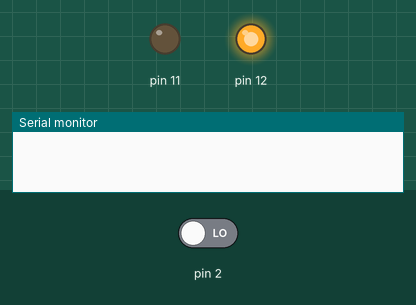
The sketch below on a simulated Arduino Uno, built with avr-gcc and run on an emulated ATmega328P. Parts: output pins drawn as LEDs (lit = HIGH), the last lines printed to the serial monitor. The inputs (shaded band) are chosen by the test bench; at power-on: pin 2 LOW.

Above: at 0.06 s.
1.3 s: pin 2 driven HIGH
At 2.2 s:
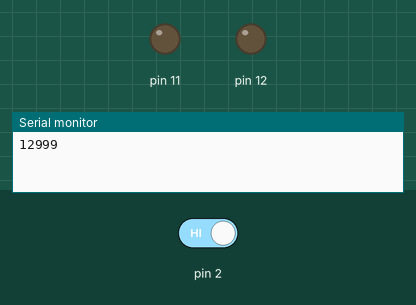
At 2.55 s:
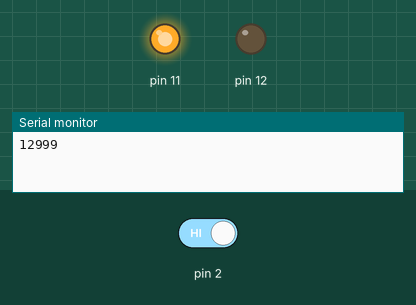
Timing chart, 0 to 10.3 s (numbered marks = the images above; inputs shaded):
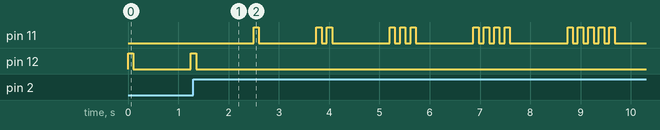

Measured:
- after the input at 1.3 s, pin 11: LOW → HIGH after 1.2 s, → LOW 0.10 s later, → HIGH 1.1 s later, → LOW 0.10 s later, … (30 changes in this stretch); pin 12: goes on until 1.4 s, then stays LOW

The sketch:

w5s1p1.ino
```cpp
/*
 * w6s2p1.c
 *
 * Created: 2/2/2018 6:01:01 AM
 * Author : dcstanc
 */

#include <avr/io.h>
#include <avr/interrupt.h>
#include <util/delay.h>

#define LED_DELAY 100

// The turn variable decides whose turn it is to go now.
static volatile int turn=0;

// The _timerTicks variable maintains a count of how many 100us ticks have passed by.
static unsigned long _timerTicks = 0;

// Our last time and current time variables
static unsigned long _lastTime = 0;
static unsigned long _currentTime = 0;


// The THRESHOLD value for debouncing
#define THRESHOLD   50  // We are using 100us ticks so this is equivalent to 5 ms.

// Our INT0 ISR just flips the turn variable
ISR(INT0_vect)
{
  // Modify this ISR to do switch debouncing
  _currentTime = _timerTicks;
  Serial.println(_currentTime - _lastTime);
  if (_currentTime - _lastTime > THRESHOLD){
    _lastTime = _currentTime;
    turn = 1- turn;
  }
}

// Uncomment and properly declare the ISR below for timer 2


ISR(TIMER2_COMPA_vect)
{
  _timerTicks++;
}


// Flash the green LED
void flashGreen()
{
  int count=1;
  int i;

  while(turn==0)
  {
    for(i=0; i<count && turn==0; i++)
    {
      // Switch green LED at pin 12 on. Pin 12 is PB4
      PORTB |= 0b00010000;

      // Delay 250ms
      _delay_ms(LED_DELAY);

      PORTB &= 0b11101111;
      _delay_ms(LED_DELAY);
    }

    _delay_ms(1000);
    count++;
  }
}

void flashRed()
{
  int count=1;
  int i;

  while(turn==1)
  {
    for(i=0; i<count && turn==1; i++)
    {
      // Switch green LED at pin 12 on. Pin 12 is PB4
      PORTB |= 0b00001000;

      // Delay 250ms
      _delay_ms(LED_DELAY);

      PORTB &= 0b11110111;
      _delay_ms(LED_DELAY);
    }

    _delay_ms(1000);
    count++;
  }
}

// Timer set up function.
void setupTimer()
{
  // Set timer 2 to produce 100 microsecond (100us) ticks
  // But do no start the timer here.
  TCCR2A = 0b00000010;
  TIMSK2 = 0b10;
  TCNT2 = 0;
  OCR2A = 199;
//  TCCR2A = 0b00000010;
//  TIMSK2 = 0b10;
}

// Timer start function
void startTimer()
{
  // Start timer 2 here.
  TCCR2B = 0b00000010;
  sei();
}

void setup()
{

  // Disable interrupts while setting up
  cli();

  // Set up EICRA
  // For falling edge on INT0, Bits 1 and 0 should be 10
  EICRA |= 0b00000011;

  // Set pins 11 and 12 to output. Pin 11 is PB3, pin 12 is PB4
  DDRB |= 0b00011000;

  // Set up the timer
  setupTimer();

  // Enable INT0
  EIMSK |= 0b00000001;

  // Start the timer
  startTimer();

  // Enable interrupts
  sei();
  Serial.begin(9600);
}

void loop()
{
    if(turn==0)
      flashGreen();
    else
      flashRed();
}
```
